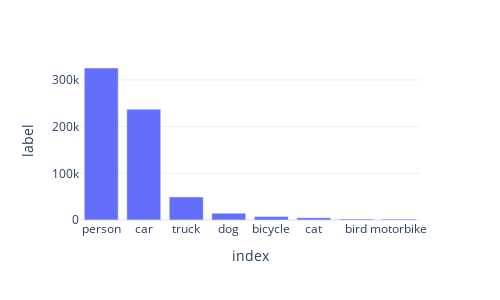

Here is the notebook cell this chart was saved with:
### Markdown cell above
## Verify class distribution

The dataset represents the environment, so it must be skewed towards certain classes.

### Code cell
v_counts = df['label'].value_counts().reset_index()
px.bar(v_counts, y='label', x='index', height=300, width=500)

### Figure 1 — Plotly figure (JSON) as saved in the notebook; plotly's stock layout.template omitted (floating-point values rounded to 4 significant figures)
{"data": [{"alignmentgroup": "True", "hovertemplate": "index=%{x}<br>label=%{y}<extra></extra>", "legendgroup": "", "marker": {"color": "#636efa"}, "name": "", "offsetgroup": "", "orientation": "v", "showlegend": false, "textposition": "auto", "type": "bar", "x": ["person", "car", "truck", "dog", "bicycle", "cat", "bird", "motorbike"], "xaxis": "x", "y": [325498, 237322, 49430, 14659, 7234, 5021, 2345, 1962], "yaxis": "y"}], "layout": {"barmode": "relative", "height": 300, "legend": {"tracegroupgap": 0}, "margin": {"t": 60}, "width": 500, "xaxis": {"anchor": "y", "autorange": true, "domain": [0, 1], "range": [-0.5, 7.5], "title": {"text": "index"}, "type": "category"}, "yaxis": {"anchor": "x", "autorange": true, "domain": [0, 1], "range": [0, 342600.0], "title": {"text": "label"}, "type": "linear"}}}
